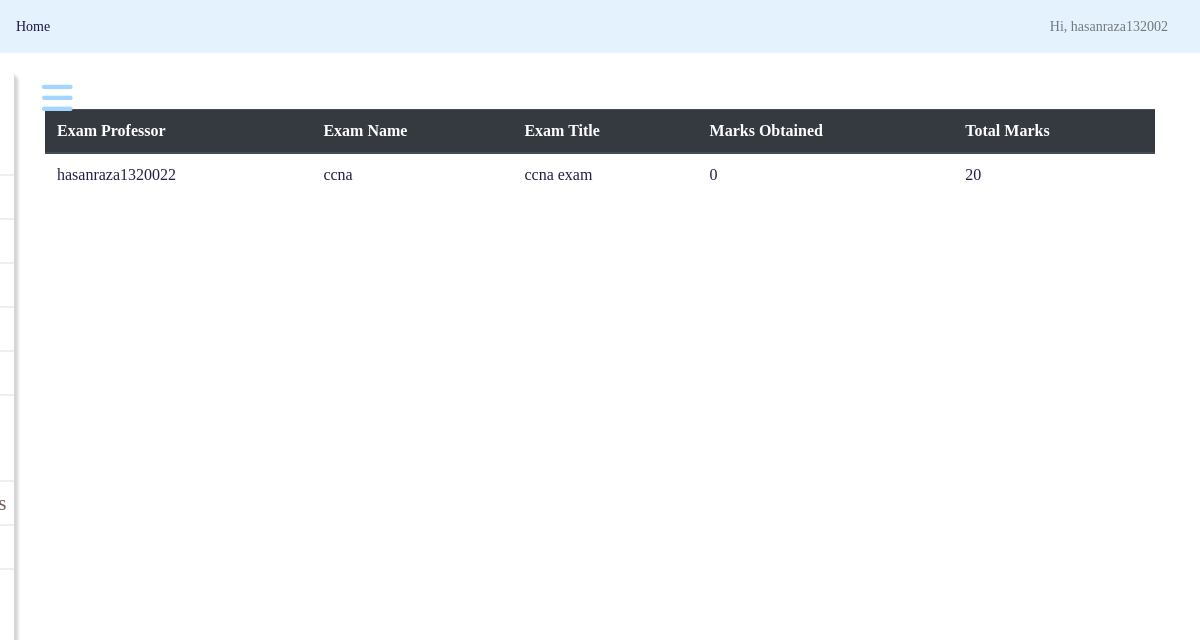
/exams/student/result/1 (signed in), run on the app's committed database.
### questions/models.py (models this page shows, shortened)
class Exam_Model(models.Model):
    professor = models.ForeignKey(User, limit_choices_to={'groups__name': "Professor"}, on_delete=models.CASCADE)
    name = models.CharField(max_length=50)
    total_marks = models.IntegerField()
    question_paper = models.ForeignKey(Question_Paper, on_delete=models.CASCADE, related_name='exams')
    start_time = models.DateTimeField(default=datetime.now())
    end_time = models.DateTimeField(default=datetime.now())

### questions/questionpaper_models.py (models this page shows, shortened)
class Question_Paper(models.Model):
    professor = models.ForeignKey(User, limit_choices_to={'groups__name': "Professor"}, on_delete=models.CASCADE)
    qPaperTitle = models.CharField(max_length=100)
    questions = models.ManyToManyField(Question_DB)

### questions/views.py (the view)
# urls.py: path('student/result/<int:id>',views.result,name = "result"),
@login_required(login_url='login')
def result(request,id):
    student = request.user
    exam = Exam_Model.objects.get(pk=id)
    score = StuExam_DB.objects.get(student=student,examname=exam.name,qpaper=exam.question_paper).score
    return render(request,'exam/result.html',{'exam':exam,"score":score})

### templates/exam/result.html (shortened to what this page needs)
{% extends 'base.html' %}
{% block body %}
    <div class="container">
        <table class="table">
            <thead class="thead-dark">
                <tr>
                <th scope="col">Exam Professor</th>
                <th scope="col">Exam Name</th>
                <th scope="col">Exam Title</th>
                <th scope="col">Marks Obtained</th>
                <th scope="col">Total Marks</th>
                </tr>
            </thead>
                <tbody>
                    <tr>
                    <td>{{exam.professor}}</td>
                    <td>{{exam.name}}</td>
                    <td>{{exam.question_paper.qPaperTitle}}</td>
                    <td>{{score}}</td>
                    <td>{{exam.total_marks}}</td>
                    </tr>
                </tbody>
        </table>
    </div>
{% endblock %}

### templates/base.html (shortened to what this page needs)
{% load static %}
<html lang="en">
<head>
     {% block css_block %}
    <link href="{% static 'css/bootstrap.min.css' %}" rel="stylesheet">
    <link href="{% static 'css/main.css' %}" rel="stylesheet">
    <link href="{% static 'css/dashboard.css' %}" rel="stylesheet">
     {% endblock %}
</head>
<body>
    <nav class="navbar navbar-light" style="background-color: #e3f2fd;">
      <a href="{% url 'index' %}" style="color:#1f154b" >Home</a>
      <ul class="navbar-nav px-3" style="display:flex;flex-direction:row;align-items:center">
        <li class="nav-item text-nowrap">
          <a class="nav-link" href="{% url 'email-student-pref' %}">Hi, {{request.user.username}}</a>
        </li>
      </ul>
    </nav>
    {% include 'partials/_sidebar.html' %}
      {% block body %}
      {% endblock %}
</body>
</html>

### examProject/static/css/main.css (style rules this page uses)
body { font-family: cursive; }

### examProject/static/css/dashboard.css (style rules this page uses)
body { font-size: .875rem; }

### templates/base.html (style rules this page uses)
* { color: #271c4d; }

### templates/partials/_sidebar.html (style rules this page uses)
* { margin: 0; padding: 0; list-style: none; text-decoration: none; }

### data on the page
Exam_Model: professor "hasanraza1320022", name "ccna", question_paper.qPaperTitle "ccna exam", total_marks "20"

### other printed values
{{ request.user.username }} "hasanraza132002"
{{ score }} "0"
